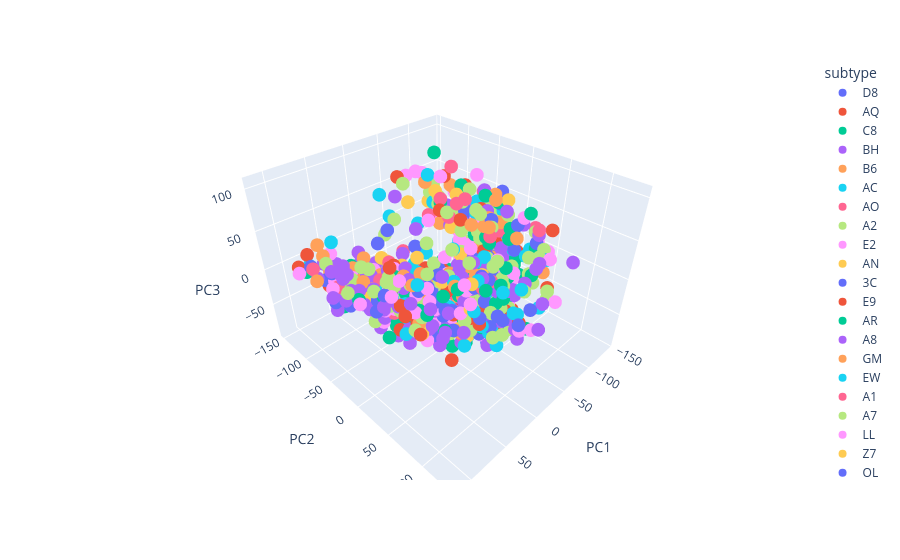

Notebook cell for this chart:
### Code cell
df_3d["subtype"] = merged["tissue_source_site"].values

px.scatter_3d(df_3d, x="PC1", y="PC2", z="PC3", color="subtype")
